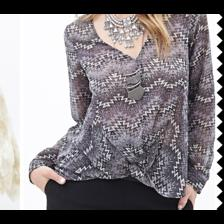
%> input picture img/10348_Southwestern_Print_Blouse_48.jpg, 224 x 224 px
$ octave --eval "result = post_regionprops(rgb2gray(imread('../img/10348_Southwestern_Print_Blouse_48.jpg')));"   (GNU Octave 9; MATLAB toolbox functions it lacks are replaced by stand-ins)
%> lines starting %> are read from the running program, lines starting %| are printed output that depends on the picture
function res = post_regionprops(img)
% regionprops
%     se3 = strel('disk',3);
    res = img;
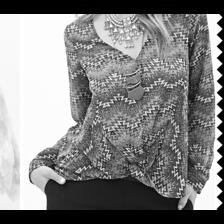
%> res: size 224x224 uint8; min 0, max 255, mean 133.5
    L=bwlabel(img);
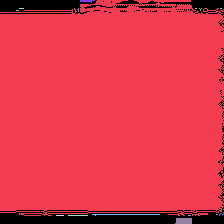
%> L: size 224x224 double; 17 distinct labels, from 0 to 16; one colour per label, 0 black
    stat=regionprops(logical(L),'area');
%> stat = 16 regions; largest, Area: 45452, 97, 69, 28, 20
    area=cat(1,stat.Area);
%> area = [45452; 3; 5; 8; 20; 5; 28; 69; 97; 3; 2; 4; 2; 10; 2; 1]

    if size(area,1)~=0
        img(L~=find(area==max(area)))=0;
        res = img;
%         res=imerode(img,se3);
    end
end

$ run again, on img/10865_Striped_Boxy_Tank_23.jpg
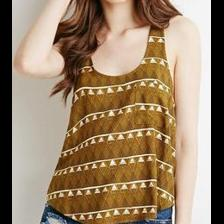
%> input picture img/10865_Striped_Boxy_Tank_23.jpg, 224 x 224 px
%> in post_regionprops, `res = img;`:
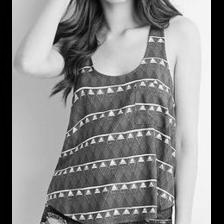
%> res: size 224x224 uint8; min 0, max 254, mean 135.1
%> in post_regionprops, `L=bwlabel(img);`:
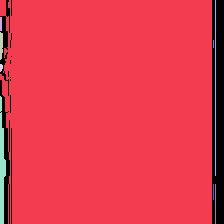
%> L: size 224x224 double; 10 distinct labels, from 0 to 9; one colour per label, 0 black
%> stat = 9 regions; largest, Area: 45772, 479, 176, 73, 40
%> area = [45772; 28; 73; 19; 479; 8; 16; 176; 40]

$ run again, on img/1161_Burnout_Pocket_Tee_101.jpg
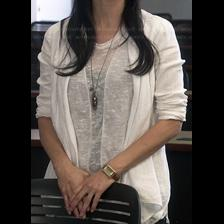
%> input picture img/1161_Burnout_Pocket_Tee_101.jpg, 224 x 224 px
%> in post_regionprops, `res = img;`:
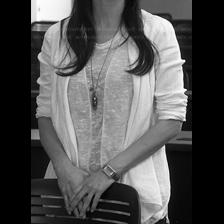
%> res: size 224x224 uint8; min 0, max 255, mean 81.8
%> in post_regionprops, `L=bwlabel(img);`:
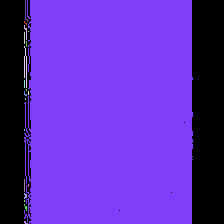
%> L: size 224x224 double; 21 distinct labels, from 0 to 20; one colour per label, 0 black
%> stat = 20 regions; largest, Area: 36527, 64, 24, 18, 13
%> area = 20 values, max 36527 at index 7, min 1 at index 18, mean 1836.5
